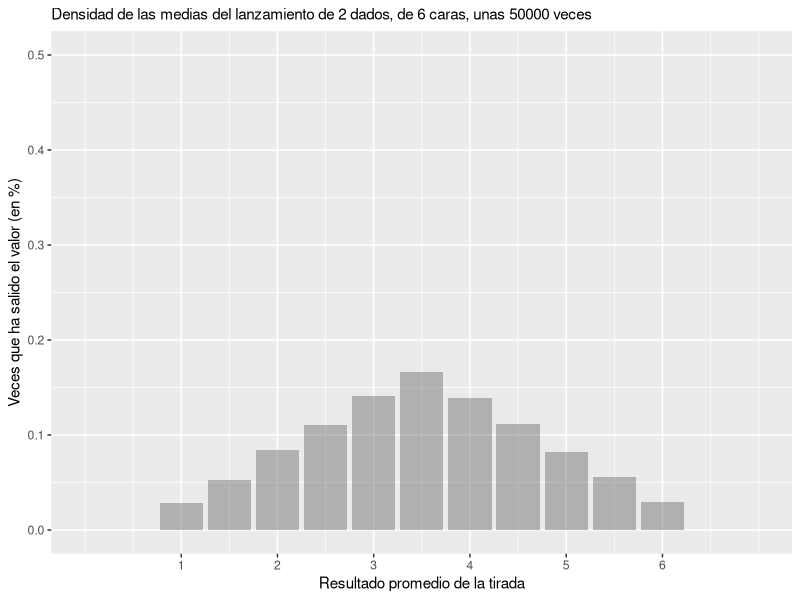
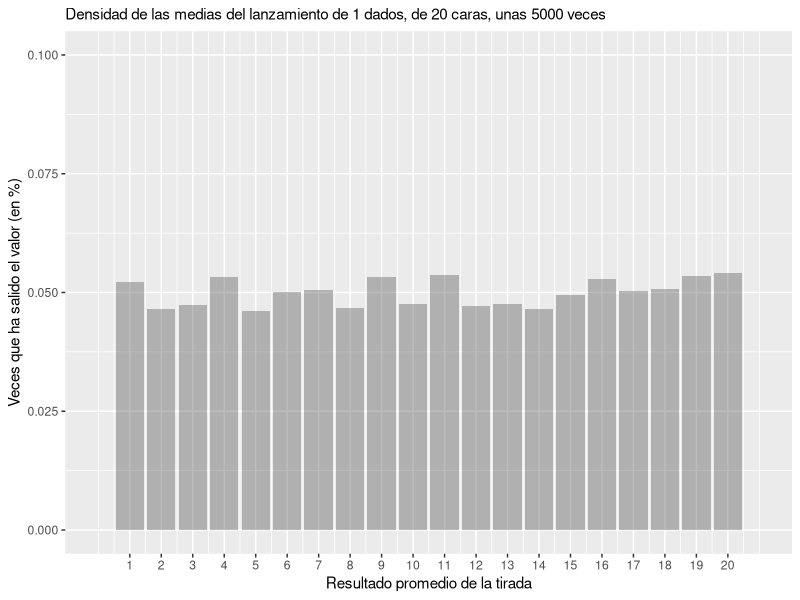
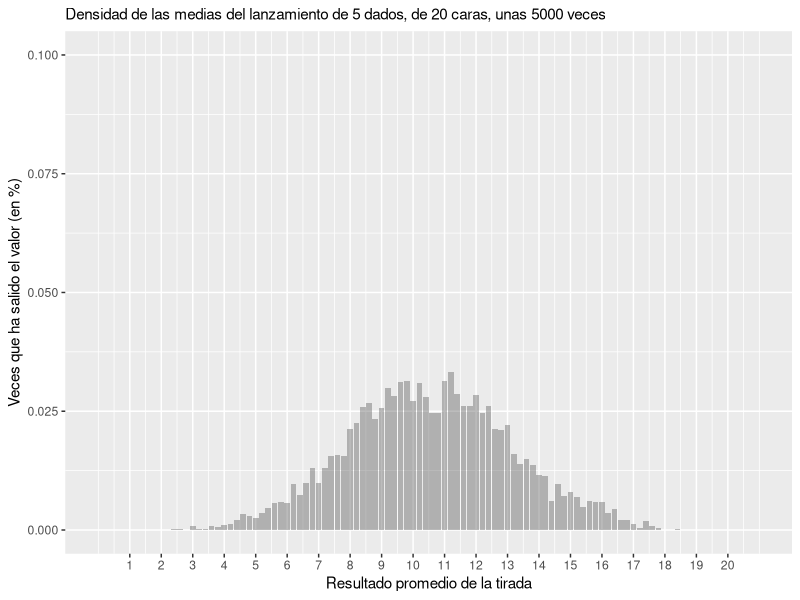
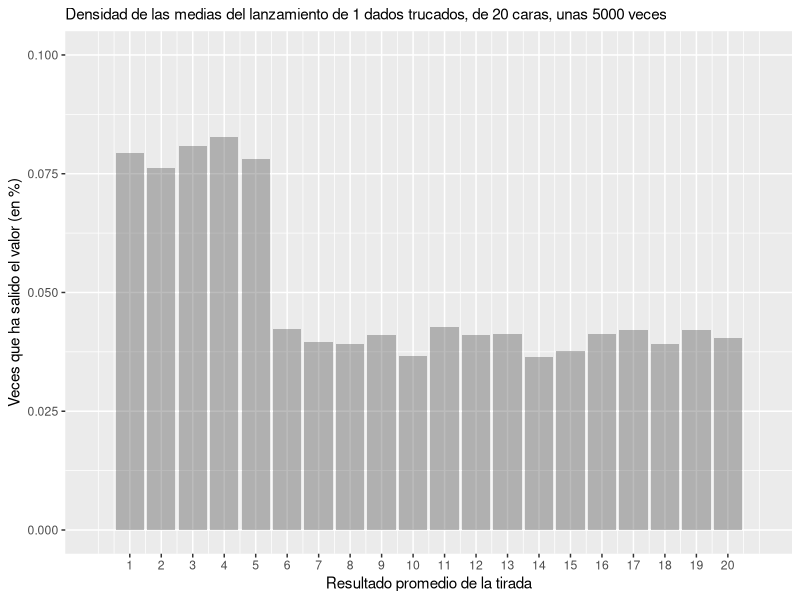
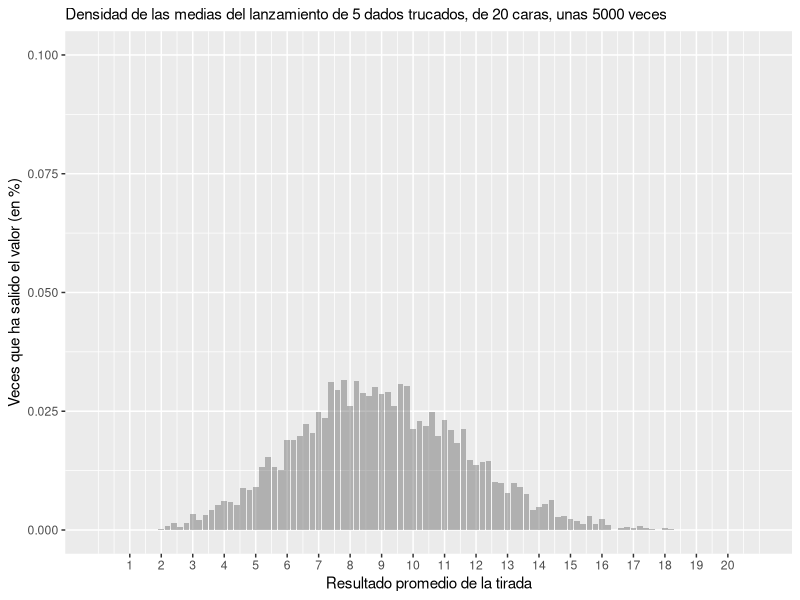

Source code (R) for these figures, in order:
## ---- chunk 1
# cargamos dependencias
require(ggplot2)
require(stringr)
require(plyr)
## ---- chunk 2
means <- plyr::ldply(1:10000, function(x){
    return(mean(sample(1:6, 2, replace = TRUE)))
})

means

sum(means)

# creamos función de simulación
# m = numero de veces lanzado el dado
# n = numero de dados lanzados
# c = numero de caras de los dados
roll <- function(m, n, c){
  set.seed(98765)
  means <- plyr::ldply(1:m, function(x){
    return(mean(sample(1:c, n, replace = TRUE)))
  })
}
## ---- chunk 3
# simulamos lanzamiento de 1 dado  de 20 caras 50.000 veces
n_ <- 2
m_ <- 50000
c_ <- 6

g<-ggplot(roll(m = m_, n = n_, c = c_),
            mapping = aes(x = V1)) +
  labs(
    subtitle = str_interp('Densidad de las medias del lanzamiento de ${n_} dados, de ${c_} caras, unas ${m_} veces'),
    x = 'Resultado promedio de la tirada',
    y = 'Veces que ha salido el valor (en %)'
  ) +
  geom_bar(aes(y = ..prop..), alpha = 0.4) +
  scale_x_continuous(
    breaks = 1:c_,
    lim =  c(0, c_ + 1)
  ) +
  lims(
    y = c(0, 0.5)
  )
g
## ---- chunk 4
# Lanzamiento de 1 dado de 20 caras 5.000 veces
n_ <- 1
m_ <- 5000
c_ <- 20

g<-ggplot(roll(m = m_, n = n_, c = c_),
            mapping = aes(x = V1)) +
  labs(
    subtitle = str_interp('Densidad de las medias del lanzamiento de ${n_} dados, de ${c_} caras, unas ${m_} veces'),
    x = 'Resultado promedio de la tirada',
    y = 'Veces que ha salido el valor (en %)'
  ) +
  geom_bar(aes(y = ..prop..), alpha = 0.4) +
  scale_x_continuous(
    breaks = 1:c_,
    lim =  c(0, c_ + 1)
  ) +
  lims(
    y = c(0, 0.1)
  )
g
## ---- chunk 5
# Lanzamiento de 5 dado de 20 caras 5.000 veces
n_ <- 5
m_ <- 5000
c_ <- 20

g<-ggplot(roll(m = m_, n = n_, c = c_),
            mapping = aes(x = V1)) +
  labs(
    subtitle = str_interp('Densidad de las medias del lanzamiento de ${n_} dados, de ${c_} caras, unas ${m_} veces'),
    x = 'Resultado promedio de la tirada',
    y = 'Veces que ha salido el valor (en %)'
  ) +
  geom_bar(aes(y = ..prop..), alpha = 0.4) +
  scale_x_continuous(
    breaks = 1:c_,
    lim =  c(0, c_ + 1)
  ) +
  lims(
    y = c(0, 0.1)
  )
g
## ---- chunk 6
print("Los gráficos de barras anteriormente impresos muestran de forma gráfica el Teorema Central del Límite. Podemos ver de manera intuitiva que nuestra probabilidad de obtener en promedio un valor mayor a 5 aumenta considerablemente al lanzar mas dados en cada lanzamiento. En el caso de la tirada de un único dado, el promedio por lanzamiento coincide con el valor obtenido por el dado en juego, mientras que al aumentar la cantidad de dados utilizados, el promedio por lanzamiento tiende a acercarse a la esparanza matemática (10.5), haciendo mas probable obtener un promedio por tirada mayor a 5.

Es entonces la segunda opcíon (5 dados justos) la más propicia para superar la situación de juego.")
## ---- chunk 7
# creamos la función que obtiene el promedio de cada lanzamiento
roll_unfair <- function(m, n, c){
    set.seed(98765)

    probs <- rep(1/25, 20)
    probs[1:5] <- 2/25

    means <- plyr::ldply(1:m, function(x){
        return(mean(sample(1:c, n, replace = TRUE, prob=probs)))
  }) 
}
## ---- chunk 8
# Lanzamiento de 1 dado de 20 caras 5.000 veces
n_ <- 1
m_ <- 5000
c_ <- 20

g<-ggplot(roll_unfair(m = m_, n = n_, c = c_),
            mapping = aes(x = V1)) +
  labs(
    subtitle = str_interp('Densidad de las medias del lanzamiento de ${n_} dados trucados, de ${c_} caras, unas ${m_} veces'),
    x = 'Resultado promedio de la tirada',
    y = 'Veces que ha salido el valor (en %)'
  ) +
  geom_bar(aes(y = ..prop..), alpha = 0.4) +
  scale_x_continuous(
    breaks = 1:c_,
    lim =  c(0, c_ + 1)
  ) +
  lims(
    y = c(0, 0.1)
  )
g
## ---- chunk 9
# Lanzamiento de 5 dado de 20 caras 5.000 veces
n_ <- 5
m_ <- 5000
c_ <- 20

g<-ggplot(roll_unfair(m = m_, n = n_, c = c_),
            mapping = aes(x = V1)) +
  labs(
    subtitle = str_interp('Densidad de las medias del lanzamiento de ${n_} dados trucados, de ${c_} caras, unas ${m_} veces'),
    x = 'Resultado promedio de la tirada',
    y = 'Veces que ha salido el valor (en %)'
  ) +
  geom_bar(aes(y = ..prop..), alpha = 0.4) +
  scale_x_continuous(
    breaks = 1:c_,
    lim =  c(0, c_ + 1)
  ) +
  lims(
    y = c(0, 0.1)
  )
g
## ---- chunk 10
print("En el caso que contamos con un dado trucado, levemente desbalanceado hacia los valores menores {1,2,3,4,5} nos encontramos con una situación inversa a la anterior. Como vemos en el caso de tener un solo dado, podemos calcular la probabilidad de que en nuestro lanazamiento obtengamos un valor mayor a 15, simplemente sumando las probabilidades de las caras de valores 16, 17, 18, 19 y 20, donde cada uno tiene una probabilidad de 1/25.

Mientras que para el segundo escenario donde utilizamos 5 dados trucados por lanzamiento, vemos como la media por lanzamiento se corrió levemente a la izquierda a causa de la sobrecarga sobre los valores mas pequeños. Si hicieramos aquí un ejercicio parecido a lo hecho para el lanzamiento con un solo dado, vemos que para valores mayores a 15 nos queda un área bajo la curva considerablemente pequeña, haciendonos suponer que nuestra probabilidad de lanzar un valor promedio mayor a 15 es menor cuando utilizamos 5 dados trucados.

Podemos considerar la primera opción como la sugerida para sortear al jefe final.")

